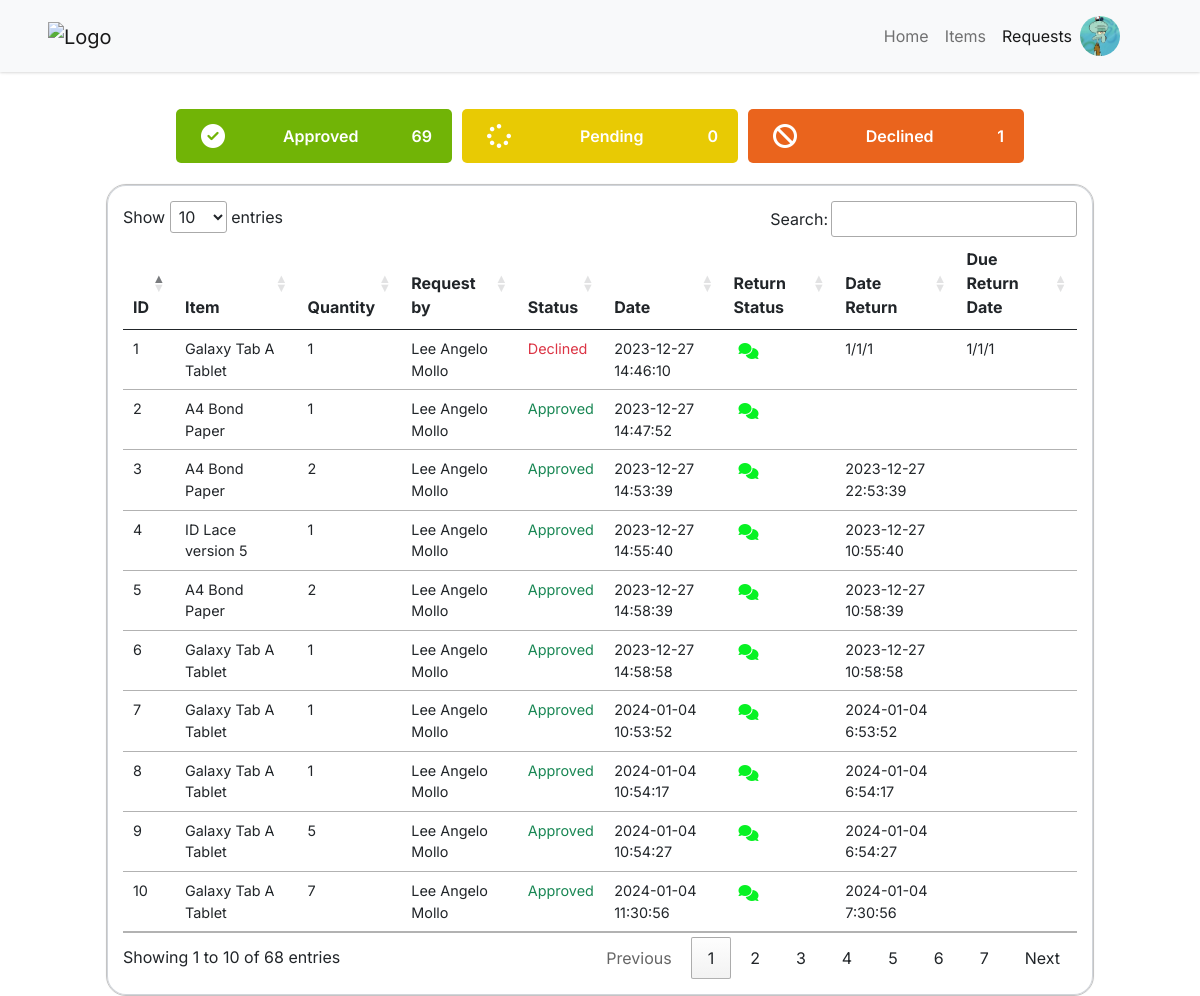
Page /requests.php (signed in) on the committed database.
### tables this page shows
CREATE TABLE `users` (
  `user_id` int(11) NOT NULL,
  `user_firstname` varchar(255) NOT NULL,
  `user_lastname` varchar(255) NOT NULL,
  `user_email` varchar(255) NOT NULL,
  `user_password` varchar(255) NOT NULL,
  `user_category` int(11) NOT NULL,
  `user_chapter` int(11) NOT NULL,
  `user_image` varchar(255) NOT NULL,
  `user_status` enum('active','inactive') NOT NULL
);

CREATE TABLE `history` (
  `history_id` int(11) NOT NULL,
  `history_item_id` int(11) NOT NULL,
  `history_quantity` int(11) NOT NULL,
  `history_user_id` int(11) NOT NULL,
  `history_status` enum('approved','declined','pending','') NOT NULL,
  `history_date` timestamp NOT NULL DEFAULT current_timestamp() ON UPDATE current_timestamp(),
  `isReturned` int(1) NOT NULL,
  `history_date_return` varchar(30) NOT NULL,
  `history_due_date` varchar(30) NOT NULL
);

CREATE TABLE `items` (
  `item_id` int(11) NOT NULL,
  `unique_item_id` varchar(225) NOT NULL,
  `item_name` varchar(255) NOT NULL,
  `item_category` int(11) NOT NULL,
  `item_measure` int(11) NOT NULL,
  `item_quantity` int(11) NOT NULL,
  `item_chapter` int(11) NOT NULL,
  `item_status` enum('enabled','disabled','','') NOT NULL,
  `item_description` varchar(255) NOT NULL,
  `item_image` varchar(255) NOT NULL
);

### requests.php (the view, shortened to what this page needs)
<?php
include './includes/config.inc.php';
?>
<!DOCTYPE html>
<html lang="en">
<head>
    <?php include_once 'includes/headers.inc.php'; ?>
    <link rel="stylesheet" href="assets/css/style.css?v=<?php echo time(); ?>">
    <link rel="stylesheet" href="assets/css/nav.css?v=<?php echo time(); ?>">
    <link rel="stylesheet" href="assets/css/items.css?v=<?php echo time(); ?>">
    <link rel="stylesheet" href="assets/css/requests.css?v=<?php echo time(); ?>">
    <link rel="stylesheet" href="https://cdn.datatables.net/1.13.6/css/jquery.dataTables.css" />
</head>
<body>
    <?php include 'nav.php'; ?>
    <div id="wrapper">
        <div class="section px-5 pt-4">
            <div class="row justify-content-center align-items-center">
                <div class="box col-sm-12 col-md-3 col-lg-3">
                    <i class="fa-solid fa-circle-check icon"></i>
                    <p class="m-0">Approved</p>
                    <?php
                    $query = "SELECT COUNT(history_status) FROM history WHERE history_status = 'approved'";
                    $stmt = $pdo->query($query);
                    $count = $stmt->fetchColumn();
                    if ($count !== false) {
                        echo '<p class="m-0">' . $count . '</p>';
                    } else {
                        echo "Error fetching count";
                    }
                    ?>
                </div>
                <div class="box col-sm-12 col-md-3 col-lg-3">
                    <i class="fa-solid fa-spinner icon"></i>
                    <p class="m-0">Pending</p>
                    <?php
                    $query = "SELECT COUNT(history_status) FROM history WHERE history_status = 'pending'";
                    $stmt = $pdo->query($query);
                    $count = $stmt->fetchColumn();
                    if ($count !== false) {
                        echo '<p class="m-0">' . $count . '</p>';
                    } else {
                        echo "Error fetching count";
                    }
                    ?>
                </div>
                <div class="box col-sm-12 col-md-3 col-lg-3">
                    <i class="fa-solid fa-ban icon"></i>
                    <p class="m-0 px-2">Declined</p>
                    <?php
                    $query = "SELECT COUNT(history_status) FROM history WHERE history_status = 'declined'";
                    $stmt = $pdo->query($query);
                    $count = $stmt->fetchColumn();
                    if ($count !== false) {
                        echo '<p class="m-0">' . $count . '</p>';
                    } else {
                        echo "Error fetching count";
                    }
                    ?>
                </div>
            </div>
            <div class="row justify-content-center align-items-center">
                <div class="col-12 col-sm-12 col-md-12 col-lg-11">
                    <div class="table-responsive">
                        <table class="table table-hover table-sm">
                            <thead>
                                <tr>
                                    <th>ID</th>
                                    <th>Item</th>
                                    <th>Quantity</th>
                                    <th>Request by</th>
                                    <th>Status</th>
                                    <th>Date</th>
                                    <th>Return Status</th>
                                    <th>Date Return</th>
                                    <th>Due Return Date</th>
                                </tr>
                            </thead>
                            <tbody>
                                <?php
                                if (isset($_SESSION['CT'])) {
                                    try {
                                        if ($_SESSION['CT'] == 1) {
                                            if ($_SESSION['CH'] == 1) {
                                                $query = "SELECT h.history_id AS ID,
                                                    i.item_name AS Item,
                                                    h.history_quantity AS Quantity,
                                                    CONCAT(u.user_firstname, ' ', u.user_lastname) AS 'Request by',
                                                    h.history_status AS Status,
                                                    h.isReturned AS isReturned,
                                                    h.history_date_return AS dateReturn,
                                                    h.history_due_date AS dueDate,
                                                    h.history_date AS Date
                                                    FROM history AS h
                                                    INNER JOIN items AS i ON h.history_item_id = i.item_id
                                                    INNER JOIN users AS u ON h.history_user_id = u.user_id;";
                                            } else {
                                                $query = "SELECT h.history_id AS ID,
                                                    i.item_name AS Item,
                                                    h.history_quantity AS Quantity,
                                                    CONCAT(u.user_firstname, ' ', u.user_lastname) AS 'Request by',
                                                    h.history_status AS Status,
                                                    h.history_date AS Date,
                                                    h.isReturned AS isReturned,
                                                    h.history_date_return AS dateReturn,
                                                    h.history_due_date AS dueDate,
                                                    h.history_user_id AS hUserID
                                                    FROM history AS h
                                                    INNER JOIN items AS i ON h.history_item_id = i.item_id
                                                    INNER JOIN users AS u ON h.history_user_id = u.user_id
                                                    WHERE u.user_chapter =" . $_SESSION['CH'] . ";";
                                            }
                                        } else if ($_SESSION['CT'] == 0) {
                                            $query = "SELECT h.history_id AS ID,
                                                i.item_name AS Item,
                                                i.item_id AS itemID,
                                                h.history_quantity AS Quantity,
                                                CONCAT(u.user_firstname, ' ', u.user_lastname) AS 'Request by',
                                                h.history_status AS Status,
                                                h.history_date AS Date,
                                                h.isReturned AS isReturned,
                                                h.history_date_return AS dateReturn,
                                                h.history_due_date AS dueDate
                                                FROM history AS h
                                                INNER JOIN items AS i ON h.history_item_id = i.item_id
                                                INNER JOIN users AS u ON h.history_user_id = u.user_id
                                                WHERE u.user_chapter = " . $_SESSION['CH'] . "
                                                AND u.user_id = " . $_SESSION['ID'] . ";";
                                        }
                                        $stmt = $pdo->query($query);
                                        $stmt->execute();
                                        $result = $stmt->fetchAll(PDO::FETCH_ASSOC);
                                        foreach ($result as $row) {
                                ?>
                                            <tr>
                                                <td><?php echo $row['ID']; ?></td>
                                                <td><?php echo $row['Item']; ?></td>
                                                <td><?php echo $row['Quantity']; ?></td>
                                                <td class="text-capitalize"><?php echo $row['Request by']; ?></td>
                                                <?php
                                                if ($row['Status'] == 'approved') {
                                                    echo '<td class="text-success text-capitalize small">' . $row['Status'] . '</td>';
                                                } else if ($row['Status'] == 'pending') {
                                                    echo '<td class="text-warning text-capitalize small">' . $row['Status'] . '</td>';
                                                } else if ($row['Status'] == 'declined') {
                                                    echo '<td class="text-danger text-capitalize small">' . $row['Status'] . '</td>';
                                                }
                                                ?>
                                                <td>
                                                    <?php
                                                    echo $row['Date'];
                                                    ?>
                                                </td>
                                                <td>
                                                    <?php
                                                    if ($row['isReturned'] == 0) {
                                                        echo 'No';
                                                    } else {
                                                        if ($_SESSION['CT'] == 1) {
                                                            echo 'Yes';
                                                        } else {
                                                            echo '<a href="http://" class="feedback-btn" target="" rel="noopener noreferrer" data-toggle="tooltip" data-bs-toggle="modal" data-bs-target="#feedbackModal" data-item-id="' . $row['itemID'] . '"  data-user-id = "' . $_SESSION['ID'] . '" title="feedback"><i class="fa-sharp fa-solid fa-comments fa-" style="color: #07f223;"></i></a>';
                                                        }
                                                    }
                                                    ?>
                                                </td>
                                                <td>
                                                    <?php echo $row['dateReturn'] ?>
                                                </td>
                                                <td>
                                                    <?php echo $row['dueDate'] ?>
                                                </td>
                                            </tr>
                                <?php
                                        }
                                    } catch (PDOException $e) {
                                        echo "Error: " . $e->getMessage();
                                    }
                                }
                                ?>
                            </tbody>
                        </table>
                    </div>
                </div>
            </div>
        </div>
    </div>
</body>
</html>

### nav.php (shortened to what this page needs)
<?php
try {
    $stmt = $pdo->prepare("SELECT user_image FROM users WHERE user_id = :id");
    $stmt->bindParam(':id', $_SESSION['ID'], PDO::PARAM_INT);
    $stmt->execute();
    if ($stmt->rowCount() > 0) {
        $row = $stmt->fetch(PDO::FETCH_ASSOC);
        $userImage = $row['user_image'];
    }
} catch (PDOException $e) {
    echo "Error: " . $e->getMessage();
}
include './includes/config.inc.php';
?>
<div class="container">
    <nav class="navbar navbar-expand-lg navbar-light bg-light px-sm-5 px-md-5 px-lg-5 fixed-top mainnav">
        <a class="navbar-brand logo" href="#">
            <img src="https://uploads-ssl.webflow.com/6492dd5d65d1855cb14a6692/6494571343918c14057fe090_DEVCON%20Kids%20Logo%20Horizontal.png" alt="Logo" loading="lazy">
        </a>
        <div class="collapse navbar-collapse justify-content-end align-items-center" id="navbarNav">
            <ul class="navbar-nav d-flex justify-content-center align-items-center">
                <li class="nav-item active">
                    <a class="nav-link <?php echo (($_SESSION['active_tab'] === 'home.php')) ? 'active' : ''; ?>" href="home.php">Home</a>
                </li>
                <?php if ($_SESSION['CT'] == 0) { ?>
                    <li class="nav-item">
                        <a class="nav-link <?php echo (($_SESSION['active_tab'] === 'items.php')) ? 'active' : ''; ?>" href="itemAction.php">Items</a>
                    </li>
                <?php } else { ?>
                    <li class="nav-item">
                        <a class="nav-link <?php echo (($_SESSION['active_tab'] === 'items.php')) ? 'active' : ''; ?>" href="items.php">Items</a>
                    </li>
                <?php } ?>
                <li class="nav-item">
                    <a class="nav-link <?php echo (($_SESSION['active_tab'] === 'requests.php')) ? 'active' : ''; ?>" href="requests.php">Requests</a>
                </li>
                <li class="nav-item dropdown pull-right">
                    <?php
                    try {
                        $stmt = $pdo->prepare("SELECT user_image FROM users WHERE user_id = :id");
                        $stmt->bindParam(':id', $_SESSION['ID'], PDO::PARAM_INT);
                        $stmt->execute();
                        if ($stmt->rowCount() > 0) {
                            $row = $stmt->fetch(PDO::FETCH_ASSOC);
                            $userImage = $row['user_image'];
                        }
                    } catch (PDOException $e) {
                        echo "Error: " . $e->getMessage();
                    }
                    ?>
                    <div class="rounded-image image-profile" id="dropdownMenuButton" data-toggle="dropdown" aria-haspopup="true" aria-expanded="false">
                        <img src="images/userProfiles/<?php echo $userImage; ?>" class="img-fluid" alt="User Image">
                    </div>
                </li>
            </ul>
        </div>
    </nav>
</div>

### rows in the picture
users: user_image (picture)
history: history_id "1", history_item.item_name "Galaxy Tab A Tablet", history_quantity "1", Request "Lee Angelo Mollo", history_status "Declined", history_date "2023-12-27 14:46:10", history_date_return "1/1/1", history_due_date "1/1/1"
history: history_id "2", history_item.item_name "A4 Bond Paper", history_quantity "1", Request "Lee Angelo Mollo", history_status "Approved", history_date "2023-12-27 14:47:52"
history: history_id "3", history_item.item_name "A4 Bond Paper", history_quantity "2", Request "Lee Angelo Mollo", history_status "Approved", history_date "2023-12-27 14:53:39", history_date_return "2023-12-27 22:53:39"
history: history_id "4", history_item.item_name "ID Lace version 5", history_quantity "1", Request "Lee Angelo Mollo", history_status "Approved", history_date "2023-12-27 14:55:40", history_date_return "2023-12-27 10:55:40"
history: history_id "5", history_item.item_name "A4 Bond Paper", history_quantity "2", Request "Lee Angelo Mollo", history_status "Approved", history_date "2023-12-27 14:58:39", history_date_return "2023-12-27 10:58:39"
history: history_id "6", history_item.item_name "Galaxy Tab A Tablet", history_quantity "1", Request "Lee Angelo Mollo", history_status "Approved", history_date "2023-12-27 14:58:58", history_date_return "2023-12-27 10:58:58"
history: history_id "7", history_item.item_name "Galaxy Tab A Tablet", history_quantity "1", Request "Lee Angelo Mollo", history_status "Approved", history_date "2024-01-04 10:53:52", history_date_return "2024-01-04 6:53:52"
history: history_id "8", history_item.item_name "Galaxy Tab A Tablet", history_quantity "1", Request "Lee Angelo Mollo", history_status "Approved", history_date "2024-01-04 10:54:17", history_date_return "2024-01-04 6:54:17"
history: history_id "9", history_item.item_name "Galaxy Tab A Tablet", history_quantity "5", Request "Lee Angelo Mollo", history_status "Approved", history_date "2024-01-04 10:54:27", history_date_return "2024-01-04 6:54:27"
history: history_id "10", history_item.item_name "Galaxy Tab A Tablet", history_quantity "7", Request "Lee Angelo Mollo", history_status "Approved", history_date "2024-01-04 11:30:56", history_date_return "2024-01-04 7:30:56"

### other values in the picture
$count "69"
$count "0"
$count "1"
